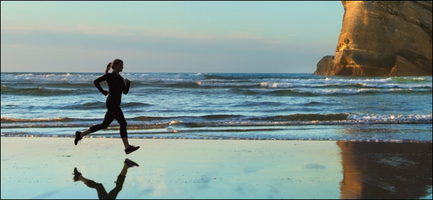
#> input picture tuning_threshold_data/high quality images/11.png, 433 x 200 px, shrunk from 650 x 300 before the run; its folder holds 4 pictures in this run
$ python ThresholdTunner.py   (older library calls are emulated)
#> lines starting #> are read from the running program, lines starting #| are printed output that depends on the picture
### LaplacienScoreCalculator.py
import cv2
from os import listdir
from os.path import isfile, join


def CalculatingLaplacien(path_image):
    image = cv2.imread(path_image)
#> image is the input picture: shape (200, 433, 3); mean B, G, R 142.5, 147.3, 128.5
    gray = cv2.cvtColor(image, cv2.COLOR_BGR2GRAY)
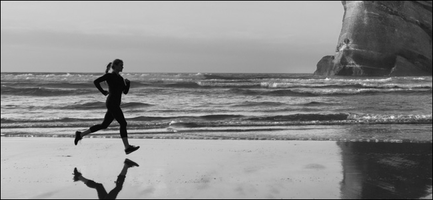
#> gray: shape (200, 433); min 0, max 237, mean 141.2
    return cv2.Laplacian(gray, cv2.CV_64F).var()

def LaplacienScoresDirectory(path_directory):
    image_files = [f for f in listdir(path_directory) if isfile(join(path_directory, f))]
    laplaciens = {}
    for image in image_files:
        path_image = join(path_directory, image)
        laplacien_image = CalculatingLaplacien(path_image)
#> laplacien_image = 1907.2
        laplaciens[image] = laplacien_image
#> pass 2 of the loop in LaplacienScoresDirectory, `for image in image_files:`:
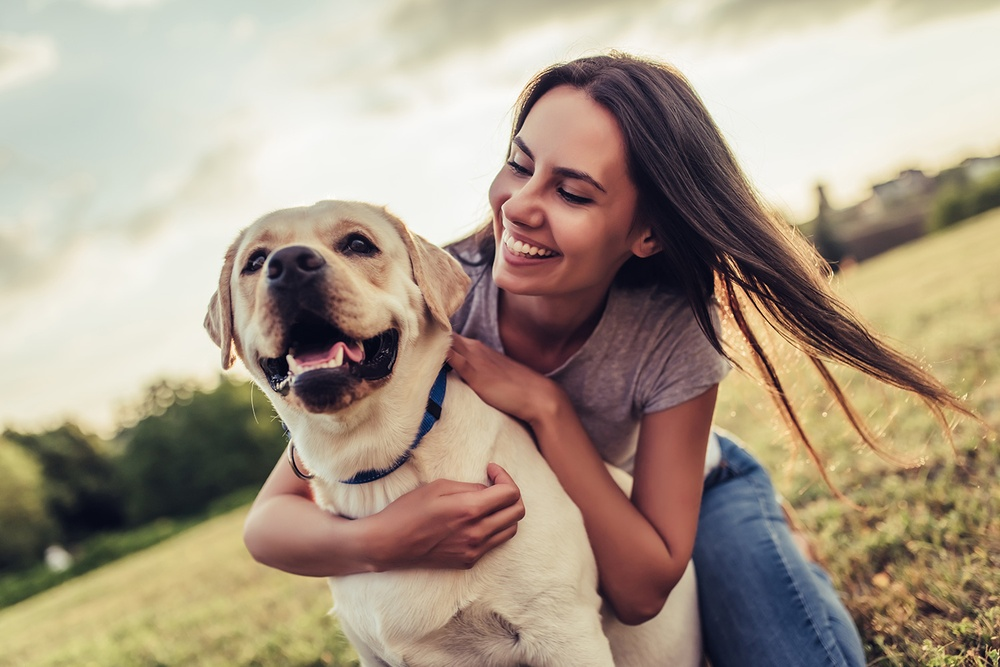
#> input picture tuning_threshold_data/high quality images/12.jfif, 1000 x 667 px, shrunk from 1500 x 1000 before the run
#> in CalculatingLaplacien, image is the input picture: shape (667, 1000, 3); mean B, G, R 136.3, 154.2, 169.3
#> in CalculatingLaplacien (call 2), `gray = cv2.cvtColor(image, cv2.COLOR_BGR2GRAY)`:
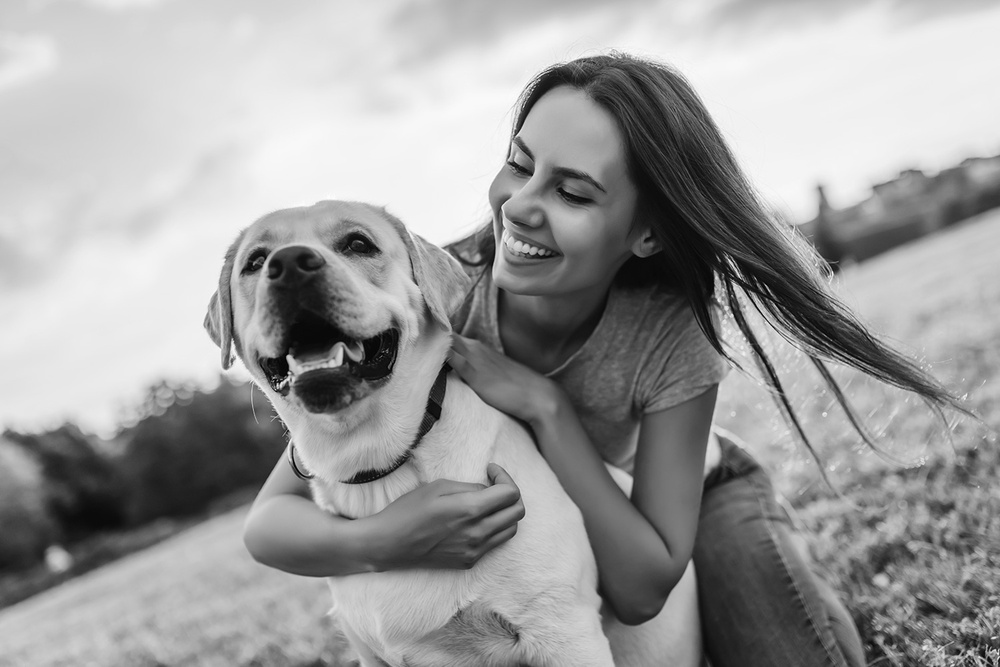
#> gray: shape (667, 1000); min 1, max 254, mean 156.7
#> laplacien_image = 371.1
#> pass 3 of the loop in LaplacienScoresDirectory, `for image in image_files:`:
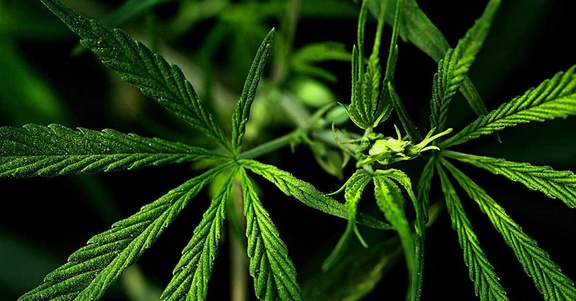
#> input picture tuning_threshold_data/high quality images/13.jpg, 576 x 301 px, shrunk from 864 x 452 before the run
#> in CalculatingLaplacien, image is the input picture: shape (301, 576, 3); mean B, G, R 14, 56.4, 29.6
#> in CalculatingLaplacien (call 3), `gray = cv2.cvtColor(image, cv2.COLOR_BGR2GRAY)`:
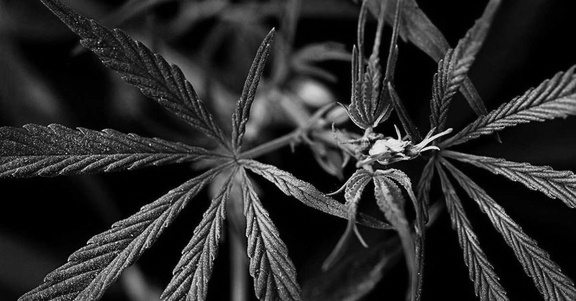
#> gray: shape (301, 576); min 0, max 243, mean 43.6
#> laplacien_image = 2512
#> the loop made 4 passes; the first 3 are shown
    return laplaciens

### ThresholdTunner.py
from LaplacienScoreCalculator import LaplacienScoresDirectory
from matplotlib import pyplot

path_hign_quality_directory = "./tuning_threshold_data/high quality images/"
path_low_quality_directory = "./tuning_threshold_data/Low quality images/"

Laplaciens_high_quality = LaplacienScoresDirectory(path_hign_quality_directory)
#> Laplaciens_high_quality = {'11.png': 1907.2, '12.jfif': 371.1, '13.jpg': 2512, '14.jfif': 1995.8}
#> (the run stopped early here; a loop or call above may not have finished)
